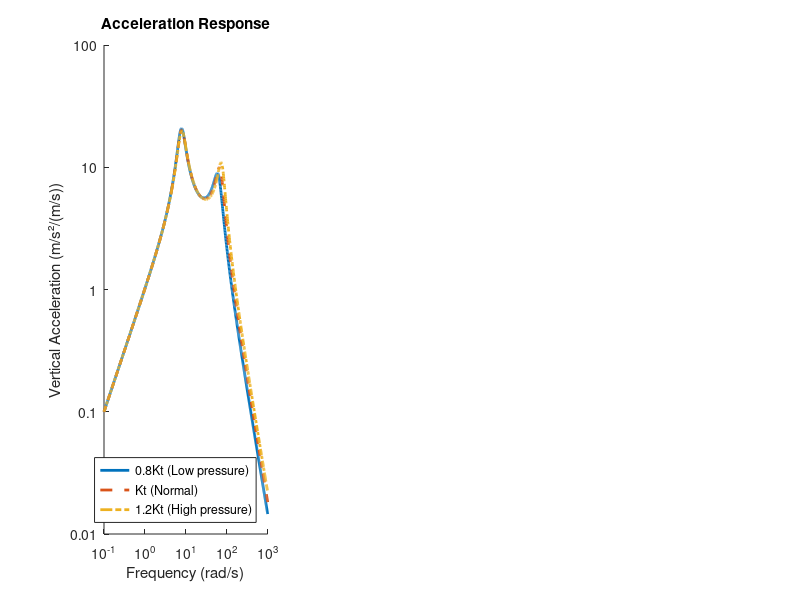

This figure's MATLAB source: (Note: this script raises an error after producing the figure.)
clc
clear
close all
%%

% System parameters
ms = 240;    % Sprung mass (kg)
mu = 36;     % Unsprung mass (kg)
bs = 980;    % Fixed damping coefficient (N·s/m)
ks = 16000;  % Spring stiffness (N/m)

% Different tire stiffness cases (±20%)
kt_cases = [128000, 160000, 192000];  % [0.8Kt, Kt, 1.2Kt] (N/m)
line_styles = {'-', '--', '-.'};  
labels = {'0.8Kt (Low pressure)', 'Kt (Normal)', '1.2Kt (High pressure)'};

% Frequency range
w = logspace(-1, 3, 1000);  % 0.1 to 1000 rad/s

% Create subplots for all three transfer functions
figure('Position', [100 100 1200 400])

% Function to set common axis properties
function setAxisProperties(ax)
    ax.XMinorGrid = 'off';
    ax.YMinorGrid = 'off';
    ax.XScale = 'log';
    ax.YScale = 'log';
    ax.GridAlpha = 0.3;
    grid(ax, 'on');
    ax.XTick = [0.1 1 10 100 1000];
    ax.XTickLabel = {'0.1', '1', '10', '100', '1000'};
end

% 1. Acceleration Transfer Function (Ha)
subplot(1,3,1)
hold on

for i = 1:length(kt_cases)
    kt = kt_cases(i);
    
    for j = 1:length(w)
        s = 1i*w(j);
        num = kt*s*(bs*s + ks);
        d = ms*mu*s^4 + (mu+ms)*bs*s^3 + ((ms+mu)*ks + ms*kt)*s^2 + bs*kt*s + ks*kt;
        H(j) = abs(num/d);
    end
    
    loglog(w, H, line_styles{i}, 'LineWidth', 2)
end

xlabel('Frequency (rad/s)')
ylabel('Vertical Acceleration (m/s²/(m/s))')
title('Acceleration Response')
legend(labels, 'Location', 'southeast')
yticks([0.01 0.1 1 10 100])
yticklabels({'0.01', '0.1', '1', '10', '100'})
xlim([0.1 1000])
ylim([0.01 100])
setAxisProperties(gca)

% 2. Suspension Deflection Transfer Function (Hs)
subplot(1,3,2)
hold on

for i = 1:length(kt_cases)
    kt = kt_cases(i);
    
    for j = 1:length(w)
        s = 1i*w(j);
        num = -kt*ms*s;
        d = ms*mu*s^4 + (mu+ms)*bs*s^3 + ((ms+mu)*ks + ms*kt)*s^2 + bs*kt*s + ks*kt;
        H(j) = abs(num/d);
    end
    
    loglog(w, H, line_styles{i}, 'LineWidth', 2)
end

xlabel('Frequency (rad/s)')
ylabel('Suspension Deflection (m/(m/s))')
title('Suspension Deflection Response')
legend(labels, 'Location', 'southeast')
yticks([0.001 0.01 0.1 1 10])
yticklabels({'0.001', '0.01', '0.1', '1', '10'})
xlim([0.1 1000])
ylim([0.001 10])
setAxisProperties(gca)

% 3. Tire Deflection Transfer Function (Ht)
subplot(1,3,3)
hold on

for i = 1:length(kt_cases)
    kt = kt_cases(i);
    
    for j = 1:length(w)
        s = 1i*w(j);
        num = -(mu*ms*s^3 + (mu+ms)*bs*s^2 + (mu+ms)*ks*s);
        d = ms*mu*s^4 + (mu+ms)*bs*s^3 + ((ms+mu)*ks + ms*kt)*s^2 + bs*kt*s + ks*kt;
        H(j) = abs(num/d);
    end
    
    loglog(w, H, line_styles{i}, 'LineWidth', 2)
end

xlabel('Frequency (rad/s)')
ylabel('Tire Deflection (m/(m/s))')
title('Tire Deflection Response')
legend(labels, 'Location', 'southeast')
yticks([0.0001 0.001 0.01 0.1 1])
yticklabels({'0.0001', '0.001', '0.01', '0.1', '1'})
xlim([0.1 1000])
ylim([0.0001 1])
setAxisProperties(gca)

% Add title for the whole figure
sgtitle('Effect of Tire Pressure Variation (Fixed Ks = 16 kN/m, Cs = 980 N·s/m)', 'FontSize', 14)

% Add system parameters text box
txt = sprintf('ms = %d kg\nmu = %d kg\nKs = %d N/m\nCs = %d N·s/m', ...
    ms, mu, ks, bs);
annotation('textbox', [0.02 0.7 0.1 0.2], 'String', txt, ...
    'FitBoxToText', 'on', 'BackgroundColor', 'white')